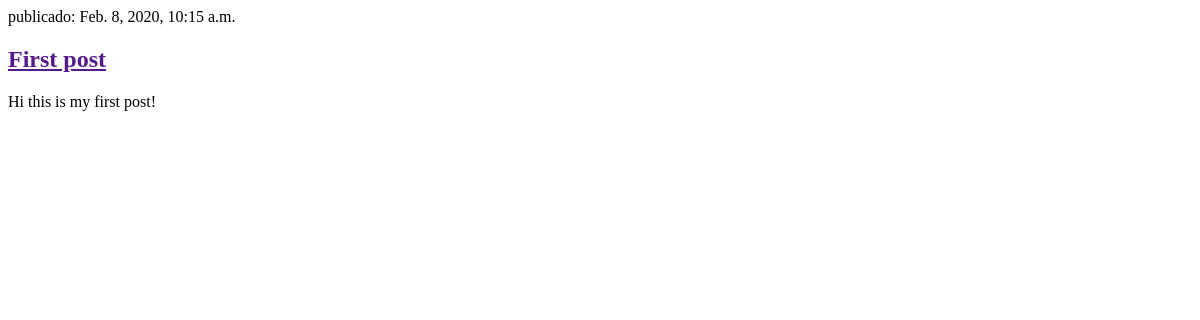
Before: / with the older database file.
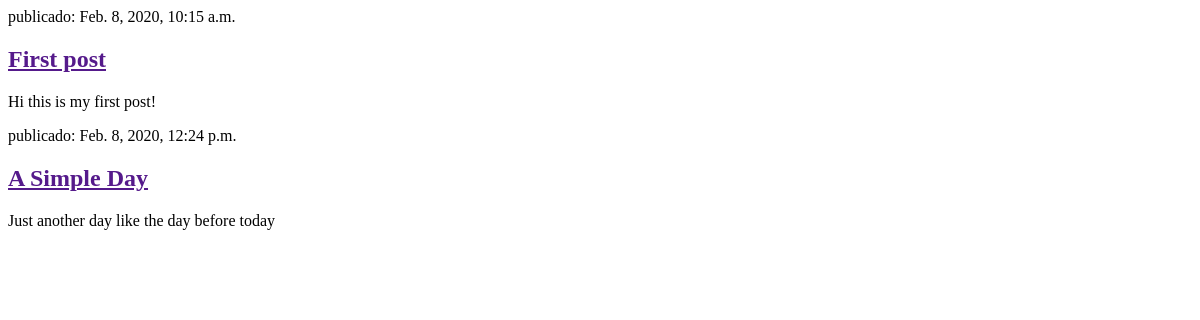
After: the same page with the newer database file.
### blog/models.py (models this page shows, shortened)
class Post(models.Model):
    author = models.ForeignKey('auth.User', on_delete=models.CASCADE)
    title = models.CharField(max_length=200)
    text = models.TextField()
    created_date = models.DateTimeField(
            default=timezone.now)
    published_date = models.DateTimeField(
            blank=True, null=True)

### blog/views.py (the view)
# urls.py: path('', views.post_list, name='post_list'),
def post_list(request):
    posts  = Post.objects.filter(published_date__lte=timezone.now()).order_by('published_date')
    return render(request, 'blog/post_list.html', {'posts' : posts})

### blog/templates/blog/post_list.html (shortened to what this page needs)
<html>
    <head>
    </head>
    <body>
        <div>
            {% for post in posts %}
                <div>
                    <p> publicado: {{ post.published_date }}</p>
                    <h2><a href="">{{ post.title }}</a></h2>
                    <p>{{ post.text|linebreaksbr }}</p>
                </div>
            {% endfor %}
        </div>
    </body>
</html>

Changed rows visible on the page:
added Post: published_date "Feb. 8, 2020, 12:24 p.m.", title "A Simple Day", text "Just another day like the day before today"
